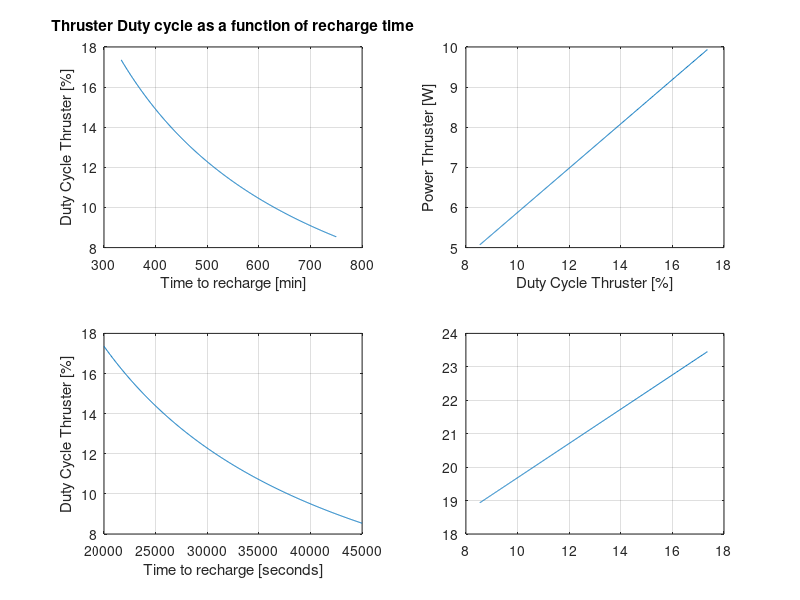

Write MATLAB code to recreate this figure. (Note: this script raises an error after producing the figure.)
%% first attempts, not used anymore
t_heat=20*60; %heat time in seconds
t_thrust=50*60; %thrust time in seconds
%t_charge=22500:500:45000; %heat time in seconds
t_charge=20000:50:45000; %heat time in seconds
eff_batt2thruster=0.9;

duty_cycle_thruster=(t_thrust)./(t_heat+t_thrust+t_charge);
duty_cycle_power=(t_heat+t_thrust)./(t_heat+t_thrust+t_charge);
P_thruster=(duty_cycle_power*50+(1-duty_cycle_power)*0.32)/eff_batt2thruster;
%P_bus=(P_thruster+13.16)/0.85;
%P_bus=(P_thruster+12.96)/0.85;
%P_bus=(P_thruster+0.03*(9.77+4.79)+(1-duty_cycle_power-0.03)*(7.13+4.5))/0.85;
P_bus=(P_thruster+0.03*(19.77+4.79)+(1-duty_cycle_power-0.03)*(7.13+4.5))/0.85;

figure()
subplot(2,2,1)
set(gcf,'color','w');
plot(t_charge/60,duty_cycle_power*100)
hold on
grid on
ylabel('Duty Cycle Thruster [%]')
xlabel('Time to recharge [min]')
title('Thruster Duty cycle as a function of recharge time')
subplot(2,2,3)
set(gcf,'color','w');
plot(t_charge,duty_cycle_power*100)
hold on
grid on
ylabel('Duty Cycle Thruster [%]')
xlabel('Time to recharge [seconds]')

subplot(2,2,2)
set(gcf,'color','w');
plot(duty_cycle_power*100,P_thruster)
hold on
grid on
xlabel('Duty Cycle Thruster [%]')
ylabel('Power Thruster [W]')
subplot(2,2,4)
set(gcf,'color','w');
plot(duty_cycle_power*100,P_bus)
hold on
grid on
yline(20.09, 'r-.')
yline(22.6118, 'g-.')
yline(25.44,'c-.')
yline(27.04,'m-.')
xlabel('Duty Cycle Thruster [%]')
ylabel('Power Consumption Platform [W]')
title('Platform power average consumption per orbit at 300 km')
legend('Power function of duty cycle','Power generated 300km β=25°','Power generated 300km β=35°','Power generated 300km β=45°','Power generated 300km β=50°')


% set(gcf,'color','w');
% plot(duty_cycle_power*100,P_bus, 'LineWidth',2)
% hold on
% grid on
% yline(22.6118, 'g-.', 'LineWidth',2)
% yline(25.44,'c-.', 'LineWidth',2)
% yline(27.04,'m-.', 'LineWidth',2)
% xlabel('Duty Cycle Thruster [%]')
% ylabel('Power Consumption Platform [W]')
% title('Platform power average consumption per orbit')
% legend('Power function of duty cycle','Power generated 300km β=25°','Power generated 300km β=35°','Power generated 300km β=45°','Power generated 300km β=50°')

powerbeta=fit(Pav',B','cubicinterp'); %
%plot(powerbeta,B,Pav)
plot(powerbeta)
hold on
grid on
xlabel('Power Generated [W]')
ylabel('Beta Angle [W]')

%% get power average 
load('Power_av_beta.mat')
B=0:1:89;
figure()
plot(B,Pav(1,:))
hold on;
plot(B,Pav(2,:),'r')
plot(B,Pav(3,:),'m')
plot(B,Pav(4,:),'c')
legend('Beta vs Power Average, 300km Altitude','Beta vs Power Average, 400km Altitude','Beta vs Power Average, 500km Altitude','Beta vs Power Average, 600km Altitude')
%title('Power Loads')
ylabel('Power Average [W]')
xlabel('Beta [deg]')
grid on

%% second plot (not used anymore)
t_heat=20*60; %heat time in seconds
t_thrust=50*60; %thrust time in seconds
%t_charge=22500:500:45000; %heat time in seconds
t_charge=20000:50:45000; %heat time in seconds
eff_batt2thruster=0.9;

duty_cycle_power=(t_heat+t_thrust)./(t_heat+t_thrust+t_charge);
P_thruster=(duty_cycle_power*50+(1-duty_cycle_power)*0.32)/eff_batt2thruster;
%P_bus=(P_thruster+13.16)/0.85;
%P_bus=(P_thruster+12.96)/0.85;
%P_bus=(P_thruster+0.03*(9.77+4.79)+(1-duty_cycle_power-0.03)*(7.13+4.5))/0.85;
P_bus=(P_thruster+0.03*(19.77+4.79)+(1-duty_cycle_power-0.03)*(7.13+4.5))/0.85;

figure()
set(gcf,'color','w');
plot(duty_cycle_power*100,P_bus, 'LineWidth',2)
hold on
grid on
yline(18.92, 'm-.', 'LineWidth',2)
yline(20.06, 'g-.', 'LineWidth',2)
yline(21.27, 'y-.', 'LineWidth',2)
yline(22.56,'c-.', 'LineWidth',2)
yline(23.93,'r-.', 'LineWidth',2)
xlabel('Duty Cycle Thruster [%]')
ylabel('Power Consumption Platform [W]')
title('Platform power average consumption per orbit')
legend('Power function of duty cycle','Power generated 300km β=20°','Power generated 300km β=25°','Power generated 300km β=30°','Power generated 300km β=35°','Power generated 300km β=40°')

%% Plots for Orbit report
clear

t_heat=16*60; %heat time in seconds
t_thrust=50*60; %thrust time in seconds
%t_charge=22500:500:45000; %recharge batteries time in seconds
t_charge=20000:50:45000; %recharge batteries time in seconds
eff_batt2thruster=0.9;  %Battery to thruster efficiency

duty_cycle_thruster=(t_thrust)./(t_heat+t_thrust+t_charge); %this is the real % of time the thruster will propel the satellite
duty_cycle_power=(t_heat+t_thrust)./(t_heat+t_thrust+t_charge); %because the power consumption is also there when the thruster is heating
%t_charge_calc=t_thrust./duty_cycle_thruster-t_heat-t_thrust;

%the following is the average propulsion power by cycle
P_thruster=(duty_cycle_power*50+(1-duty_cycle_power)*0.32)/eff_batt2thruster;
%P_bus=(P_thruster+0.03*(19.77+4.79)+(1-duty_cycle_power-0.03)*(7.13+4.5))/0.85;
P_nominal=9.82+6.02; %Nominal mode power + Margin [W] FROM POWER BUDGET
P_com=21.15+7.04; %Com mode power + Margin [W]
P_bus=(P_thruster+P_nominal*duty_cycle_power+0.03*P_com+(1-duty_cycle_power-0.03)*P_nominal);
%P_bus=(P_thruster+0.03*P_com+(1-0.03)*P_nominal);


%for the last plot only
load('power_from_beta_and_altitude.mat')
B_Pbus_required = interp1(Pav(1,:),B(1,:),P_bus);     %Interpolation for altitude 300km
% B2 = interp1(Pav(2,:),B(2,:),Pav1);
% B3 = interp1(Pav(3,:),B(3,:),Pav1);
% B4 = interp1(Pav(4,:),B(4,:),Pav1);
B30=interp1(B(1,:),Pav(1,:),30); %Power at beta angle = 30 degrees
B35=interp1(B(1,:),Pav(1,:),35); 
B45=interp1(B(1,:),Pav(1,:),45); 
B50=interp1(B(1,:),Pav(1,:),50); 
P22=interp1(Pav(1,:),B(1,:),22); %Beta angle at power = 22 W
P24=interp1(Pav(1,:),B(1,:),24);
P26=interp1(Pav(1,:),B(1,:),26);



figure()
set(gcf,'color','w');
subplot(2,2,1)
    plot((t_charge+t_heat)/60,duty_cycle_thruster*100)
    hold on
    grid on
    ylabel('Duty Cycle Thruster [%]')
    xlabel('Time before two thrusts (charging + heating) [min]')
    title('Thruster Duty cycle as a function of recharge time')
subplot(2,2,2)
    plot(duty_cycle_thruster*100,P_thruster)
    hold on
    grid on
    xlabel('Duty Cycle Thruster [%]')
    ylabel('Power Thruster [W]')
    title('Average power consumption by Thruster Duty cycle')
subplot(2,2,3)
    plot(duty_cycle_thruster*100,P_bus)
    hold on
    grid on
    yline(B30, 'r-.','LineWidth',1)
    yline(B35, 'g-.','LineWidth',1)
    yline(B45, 'c-.','LineWidth',1)
    yline(B50, 'm-.','LineWidth',1)
    xlabel('Duty Cycle Thruster [%]')
    ylabel('Power Consumption [W]')
    title('Platform power average consumption as function of duty cycle')
    legend('Platform Power Consumption','Power generated 300km β=30°','Power generated 300km β=35°','Power generated 300km β=45°','Power generated 300km β=50°')
subplot(2,2,4)
%What I need: from a certain duty cycle: know what is the required BETA
    plot(duty_cycle_thruster*100,B_Pbus_required)
    hold on
    grid on
    yline(P22, 'r-.','LineWidth',1)
    yline(P24, 'g-.','LineWidth',1)
    yline(P26, 'm-.','LineWidth',1)
    xlabel('Duty Cycle Thruster [%]')
    ylabel('Minimum Beta [deg]')
    title('Minimum Beta required for a Duty Cycle at 300 km')
    legend('Beta required as function of duty cycle','β angle with Power generated = 22W','β angle with Power generated = 24W','β angle with Power generated = 26W' )

%From a certain power consumption: know what is the required BETA
figure()
set(gcf,'color','w');
    plot(P_bus,B_Pbus_required)
    hold on
    grid on
    yline(P22, 'r-.','LineWidth',1)
    yline(P24, 'g-.','LineWidth',1)
    yline(P26, 'm-.','LineWidth',1)
    xlabel('Power Consumption Bus [W]')
    ylabel('Minimum Beta [deg]')
    title('Minimum Beta required for bus power consumption at 300 km')
    legend('Beta required as function of duty cycle','β angle with Power generated = 22W','β angle with Power generated = 24W','β angle with Power generated = 26W' )

%% Plots to send Jerome
clear

t_heat=16*60; %heat time in seconds
t_thrust=50*60; %thrust time in seconds
%t_charge=22500:500:45000; %recharge batteries time in seconds
t_charge=10000:50:300000; %recharge batteries time in seconds
eff_batt2thruster=0.9;  %Battery to thruster efficiency

duty_cycle_thruster=(t_thrust)./(t_heat+t_thrust+t_charge); %this is the real % of time the thruster will propel the satellite
duty_cycle_power=(t_heat+t_thrust)./(t_heat+t_thrust+t_charge); %because the power consumption is also there when the thruster is heating
%t_charge_calc=t_thrust./duty_cycle_thruster-t_heat-t_thrust;

%the following is the average propulsion power by cycle
P_thruster=(duty_cycle_power*50+(1-duty_cycle_power)*0.32)/eff_batt2thruster;
%P_bus=(P_thruster+0.03*(19.77+4.79)+(1-duty_cycle_power-0.03)*(7.13+4.5))/0.85;
P_nominal=9.82+6.02; %Nominal mode power + Margin [W] FROM POWER BUDGET
P_com=21.15+7.04; %Com mode power + Margin [W]
P_bus=(P_thruster+P_nominal*duty_cycle_power+0.03*P_com+(1-duty_cycle_power-0.03)*P_nominal);
%P_bus=(P_thruster+0.03*P_com+(1-0.03)*P_nominal);


%for the last plot only
load('power_from_beta_and_altitude.mat')
B_Pbus_required = interp1(Pav(1,:),B(1,:),P_bus);     %Interpolation for altitude 300km
% B2 = interp1(Pav(2,:),B(2,:),Pav1);
% B3 = interp1(Pav(3,:),B(3,:),Pav1);
% B4 = interp1(Pav(4,:),B(4,:),Pav1);
B30=interp1(B(1,:),Pav(1,:),30); %Power at beta angle = 30 degrees
B35=interp1(B(1,:),Pav(1,:),35); 
B45=interp1(B(1,:),Pav(1,:),45); 
B50=interp1(B(1,:),Pav(1,:),50); 
P22=interp1(Pav(1,:),B(1,:),22); %Beta angle at power = 22 W
P24=interp1(Pav(1,:),B(1,:),24);
P26=interp1(Pav(1,:),B(1,:),26);



figure()
set(gcf,'color','w');
subplot(2,2,1)
    plot((t_charge+t_heat)/60,duty_cycle_thruster*100)
    hold on
    grid on
    ylabel('Duty Cycle Thruster [%]')
    xlabel('Time before two thrusts (charging + heating) [min]')
    title('Thruster Duty cycle as a function of recharge time')
subplot(2,2,2)
    plot(duty_cycle_thruster*100,P_thruster)
    hold on
    grid on
    xlabel('Duty Cycle Thruster [%]')
    ylabel('Power Thruster [W]')
    title('Average power consumption by Thruster Duty cycle')
subplot(2,2,3)
    plot(duty_cycle_thruster*100,P_bus)
    hold on
    grid on
    yline(B30, 'r-.','LineWidth',1)
    yline(B35, 'g-.','LineWidth',1)
    yline(B45, 'c-.','LineWidth',1)
    yline(B50, 'm-.','LineWidth',1)
    xlabel('Duty Cycle Thruster [%]')
    ylabel('Power Consumption [W]')
    title('Platform power average consumption as function of duty cycle')
    legend('Platform Power Consumption','Power generated 300km β=30°','Power generated 300km β=35°','Power generated 300km β=45°','Power generated 300km β=50°')
subplot(2,2,4)
%What I need: from a certain duty cycle: know what is the required BETA
    plot(duty_cycle_thruster*100,B_Pbus_required)
    hold on
    grid on
    yline(P22, 'r-.','LineWidth',1)
    yline(P24, 'g-.','LineWidth',1)
    yline(P26, 'm-.','LineWidth',1)
    xlabel('Duty Cycle Thruster [%]')
    ylabel('Minimum β [deg]')
    title('Minimum β required for a Duty Cycle at 300 km')
    legend('Beta required as function of duty cycle','β angle with Power generated = 22W','β angle with Power generated = 24W','β angle with Power generated = 26W' )

%From a certain power consumption: know what is the required BETA
figure()
set(gcf,'color','w');
    plot(P_bus,B_Pbus_required)
    hold on
    grid on
    yline(P22, 'r-.','LineWidth',1)
    yline(P24, 'g-.','LineWidth',1)
    yline(P26, 'm-.','LineWidth',1)
    xlabel('Power Consumption Bus [W]')
    ylabel('Minimum Beta [deg]')
    title('Minimum Beta required for bus power consumption at 300 km')
    legend('Beta required as function of duty cycle','β angle with Power generated = 22W','β angle with Power generated = 24W','β angle with Power generated = 26W' )

    
    
    
    
    
    
%% OK to plot beta and other angles for ISS orbit
% filename = 'ISSbeta.txt';
% delimiterIn = ' ';
% headerlinesIn = 4;
datatemp = importdata('ISSbeta.txt');
for i = 0:1:floor(length(datatemp.data)/100)-1
   k=100*i;
   bISS(i+1)=datatemp.data(k+1);
   %days(i)=datatemp.textdata(k+4);
end
for i = 0:1:floor(length(datatemp.data)/100)-1
   k=100*i;
   days(i+1)=daysz(k+1);
end
datatemp = importdata('ISSaltitude.txt');
for i = 0:1:floor(length(datatemp.data)/100)-1
   k=100*i;
   altISS(i+1)=datatemp.data(k+1);
   %days(i)=datatemp.textdata(k+4);
end
datatemp = importdata('ISSecc.txt');
for i = 0:1:floor(length(datatemp.data)/100)-1
   k=100*i;
   eccISS(i+1)=datatemp.data(k+1);
   %days(i)=datatemp.textdata(k+4);
end
datatemp = importdata('ISSfuel.txt');
for i = 0:1:floor(length(datatemp.data)/100)-1
   k=100*i;
   fuelISS(i+1)=datatemp.data(k+1);
   %days(i)=datatemp.textdata(k+4);
end
%% now let's check for ISS orbit
%clear
load('power_from_beta_and_altitude.mat')
load('ISS_GMAT.mat')
P_ISS=interp1(B(1,:),Pav(1,:),abs(bISS)); 
%the duty cycle cannot be more than duty_max, otherwise, not enough power
duty_max=interp1(B_Pbus_required,duty_cycle_thruster*100,abs(bISS));
t_charge_max=(((t_thrust)./(duty_max/100))-(t_heat+t_thrust))/60;
%duty_cycle_thruster=((t_thrust)./(t_heat+t_thrust+t_charge))/60; %this is the real % of time the thruster will propel the satellite

figure()
set(gcf,'color','w');
subplot(2,2,1)
    plot(daysISS,bISS)
    hold on
    grid on
    title('Variation of β angle during mission deployed from ISS')
    xlabel('Mission time from deployment [days]')
    ylabel('β angle [deg]')
%yyaxis right
subplot(2,2,2)
    plot(daysISS,P_ISS)
    grid on
    title('Variation of power collected during mission deployed from ISS')
    xlabel('Mission time from deployment [days]')
    ylabel('Average Collected Power by orbit [w]')
subplot(2,2,3)
    plot(daysISS,duty_max)
    ylim([min(duty_max) max(duty_max)])
    xlabel('Mission time from deployment [days]')
    ylabel('Thruster Duty Cycle [%]')
    grid on
    title('Maximum duty cycle allowed for the thruster during mission deployed from ISS')
subplot(2,2,4)
    plot(daysISS,t_charge_max)
    ylim([min(t_charge_max) max(t_charge_max)])
    grid on
    xlabel('Mission time from deployment [days]')
    ylabel('Recharge time (including heating) [min]')
    yyaxis right
    ylim([min(t_charge_max)*60 max(t_charge_max)*60])
    title('Recharge time allowed for the thruster during mission deployed from ISS')
    ylabel('Recharge time (including heating) [s]')
%nanmean(t_charge_max*60)

figure()
set(gcf,'color','w');
subplot(2,1,1)
    plot(daysISS,altISS)
    hold on
    grid on
    title('Altitude during mission deployed from ISS')
%yyaxis right
subplot(2,1,2)
    plot(daysISS,movmean(altISS,10))
    grid on
    title('Moving mean (10 elements) of Altitude during mission deployed from ISS')
    
%% OK to plot beta and other angles for SSO orbit
% filename = 'ISSbeta.txt';
% delimiterIn = ' ';
% headerlinesIn = 4;
datatemp = importdata('SSObeta.txt');
for i = 0:1:floor(length(datatemp.data)/100)-1
   k=100*i;
   bSSO(i+1)=datatemp.data(k+1);
   %days(i)=datatemp.textdata(k+4);
end
for i = 0:1:floor(length(datatemp.data)/100)-1
   k=100*i;
   daysasdf(i+1)=daysSSO(k+1);
end
datatemp = importdata('SSOaltitude.txt');
for i = 0:1:floor(length(datatemp.data)/100)-1
   k=100*i;
   altSSO(i+1)=datatemp.data(k+1);
   %days(i)=datatemp.textdata(k+4);
end
datatemp = importdata('SSOecc.txt');
for i = 0:1:floor(length(datatemp.data)/100)-1
   k=100*i;
   eccSSO(i+1)=datatemp.data(k+1);
   %days(i)=datatemp.textdata(k+4);
end
datatemp = importdata('SSOfuel.txt');
for i = 0:1:floor(length(datatemp.data)/100)-1
   k=100*i;
   fuelSSO(i+1)=datatemp.data(k+1);
   %days(i)=datatemp.textdata(k+4);
end

%% from SSO
load('power_from_beta_and_altitude.mat')
load('SSO_GMAT.mat')
P_SSO=interp1(B(1,:),Pav(1,:),abs(bSSO)); 
%the duty cycle cannot be more than duty_max, otherwise, not enough power
duty_max=interp1(B_Pbus_required,duty_cycle_thruster*100,abs(bSSO));
t_charge_max=(((t_thrust)./(duty_max/100))-(t_heat+t_thrust))/60;
%duty_cycle_thruster=((t_thrust)./(t_heat+t_thrust+t_charge))/60; %this is the real % of time the thruster will propel the satellite

figure()
set(gcf,'color','w');
subplot(2,2,1)
    plot(daysSSO,bSSO)
    hold on
    grid on
    title('Variation of β angle during mission deployed from SSO')
    xlabel('Mission time from deployment [days]')
    ylabel('β angle [deg]')
%yyaxis right
subplot(2,2,2)
    plot(daysSSO,P_SSO)
    grid on
    title('Variation of power collected during mission deployed from SSO')
    xlabel('Mission time from deployment [days]')
    ylabel('Average Collected Power by orbit [w]')
subplot(2,2,3)
    plot(daysSSO,duty_max)
    ylim([min(duty_max) max(duty_max)])
    xlabel('Mission time from deployment [days]')
    ylabel('Thruster Duty Cycle [%]')
    grid on
    title('Maximum duty cycle allowed for the thruster during mission deployed from SSO')
subplot(2,2,4)
    plot(daysSSO,t_charge_max)
    ylim([min(t_charge_max) max(t_charge_max)])
    grid on
    xlabel('Mission time from deployment [days]')
    ylabel('Recharge time (including heating) [min]')
    yyaxis right
    ylim([min(t_charge_max)*60 max(t_charge_max)*60])
    title('Recharge time allowed for the thruster during mission deployed from SSO')
    ylabel('Recharge time (including heating) [s]')
%nanmean(t_charge_max*60)

figure()
set(gcf,'color','w');
subplot(2,1,1)
    plot(daysSSO,altSSO)
    hold on
    grid on
    title('Altitude during mission deployed from ISS')
%yyaxis right
subplot(2,1,2)
    plot(daysSSO,movmean(altSSO,10))
    grid on
    title('Moving mean (10 elements) of Altitude during mission deployed from SSO')